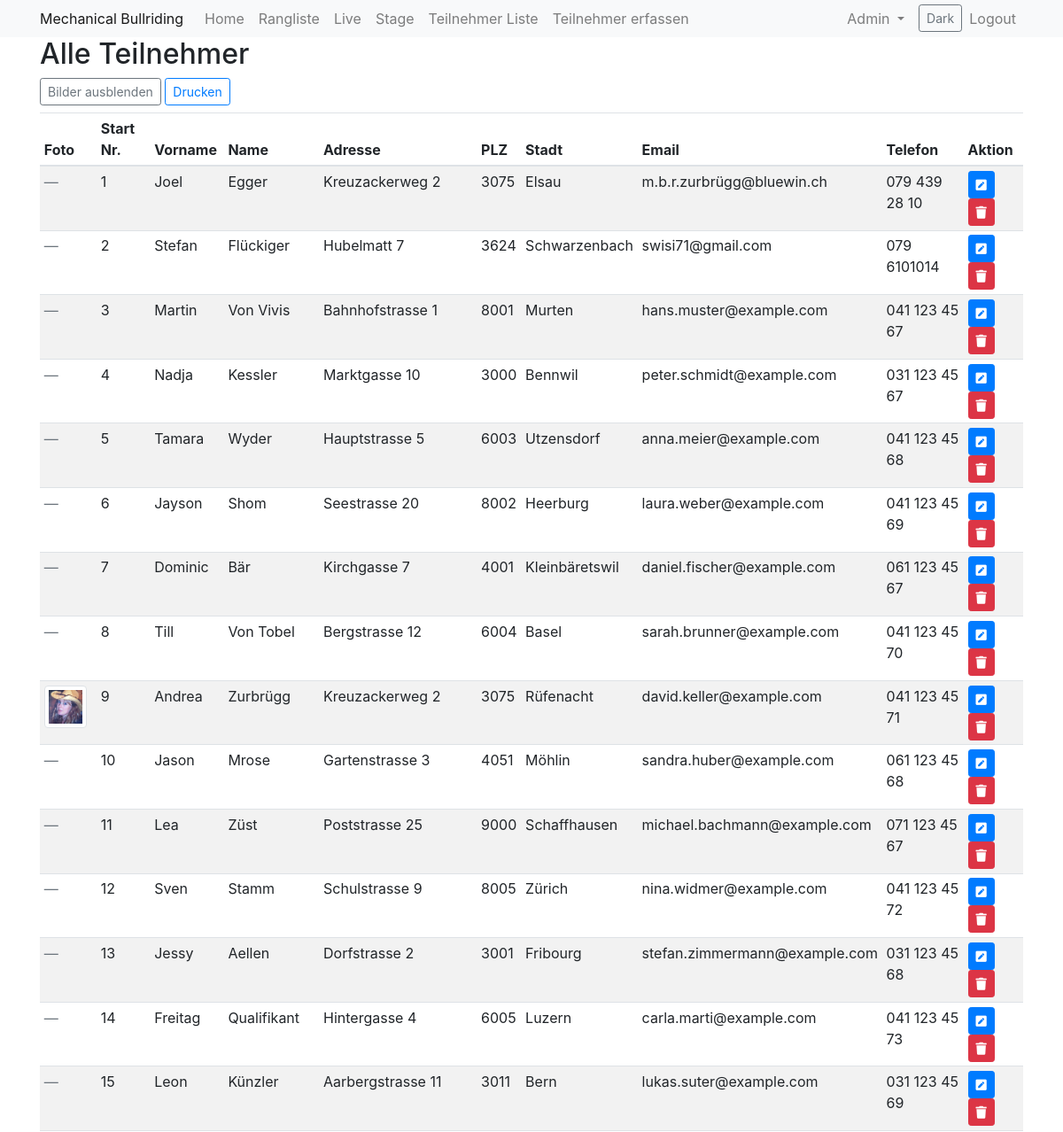
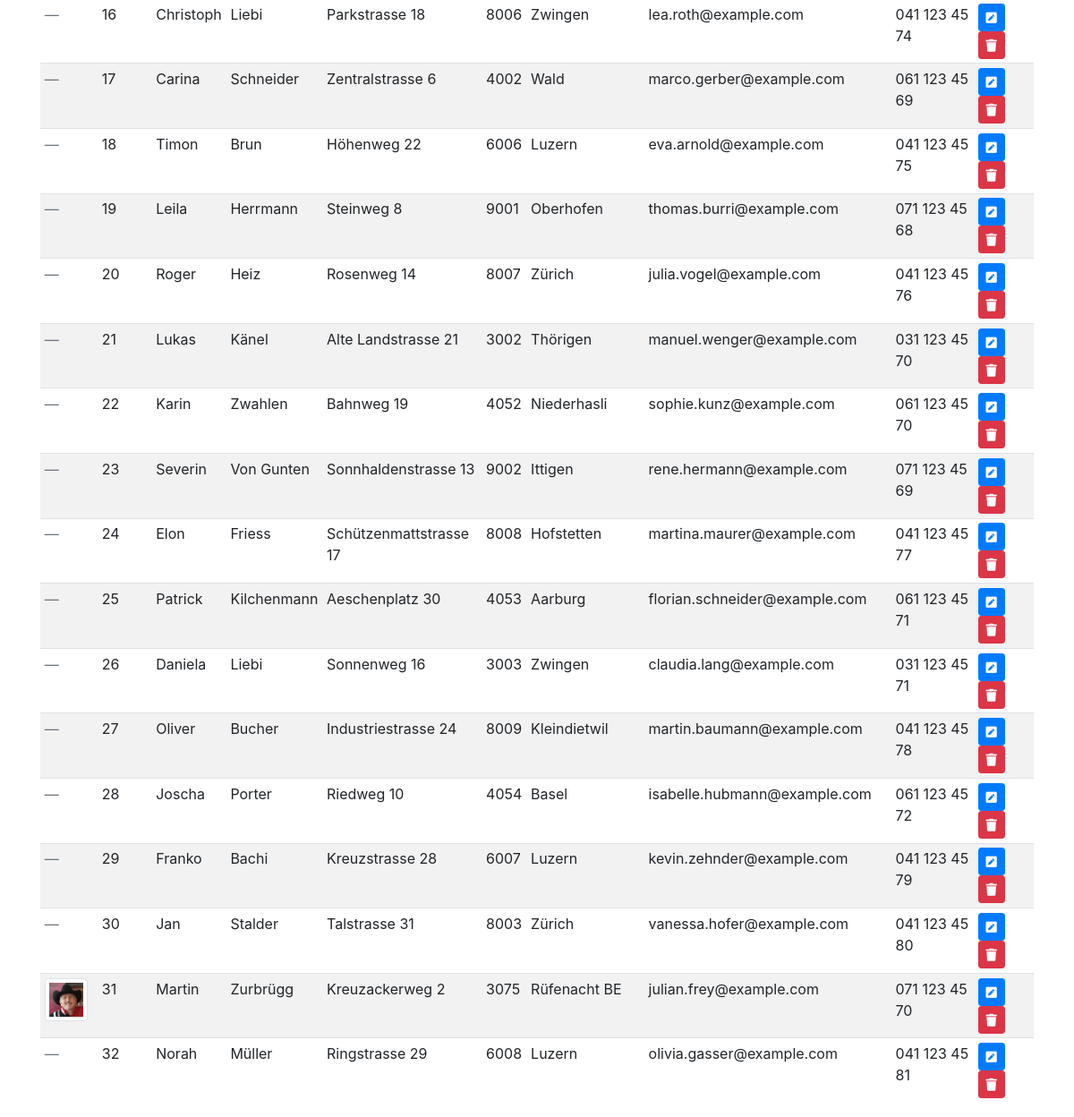
Page /participants (signed in) on the committed database (2 pictures, top to bottom).
### app/models.py (models this page shows, shortened)
class Participant(db.Model):
    id = db.Column(db.Integer, primary_key=True)
    active = db.Column(db.Boolean, default=False)
    start_nr = db.Column(db.Integer, nullable=True, unique=True)
    first_name = db.Column(db.String(64), nullable=False)
    last_name = db.Column(db.String(64), nullable=False)
    address = db.Column(db.String(128), nullable=False)
    postal_code = db.Column(db.String(10), nullable=False)
    city = db.Column(db.String(64), nullable=False)
    email = db.Column(db.String(120), nullable=True)
    phone = db.Column(db.String(20), nullable=True)
    photo = db.Column(db.String(256), nullable=True)
    time1 = db.Column(db.Float, nullable=True)
    time2 = db.Column(db.Float, nullable=True)
    time3 = db.Column(db.Float, nullable=True)
    time4 = db.Column(db.Float, nullable=True)
    time5 = db.Column(db.Float, nullable=True)
    time6 = db.Column(db.Float, nullable=True)
    round1_qualified = db.Column(db.Boolean, default=False)
    round2_qualified = db.Column(db.Boolean, default=False)
    round3_qualified = db.Column(db.Boolean, default=False)
    zwischenrunde_qualified = db.Column(db.Boolean, default=False)
    final_qualified = db.Column(db.Boolean, default=False)

### app/routes.py (the view)
@bp.route('/participants')
@login_required
def participant():
    participants = Participant.query.all()
    show_thumbs = request.args.get('thumbs', default='1')
    try:
        show_thumbs = False if str(show_thumbs) in ('0', 'false', 'False') else True
    except Exception:
        show_thumbs = True
    return render_template('participant.html', title='Alle Teilnehmer', participants=participants, show_thumbs=show_thumbs)

### app/models.py (called while the page is built)
@login.user_loader
def load_user(id):
    return User.query.get(int(id))

### app/templates/participant.html (shortened to what this page needs)
{% extends "base.html" %}
{% block content %}
  {% if current_user.is_authenticated %}
  <h2>Alle Teilnehmer</h2>
  <div class="mb-2 d-flex justify-content-between align-items-center">
    <div>
      <a href="{{ url_for('main.participant', thumbs=0 if show_thumbs else 1) }}" class="btn btn-sm btn-outline-secondary">
        {% if show_thumbs %}Bilder ausblenden{% else %}Bilder anzeigen{% endif %}
      </a>
      <button class="btn btn-sm btn-outline-primary" onclick="window.print()">Drucken</button>
    </div>
  </div>
  <table class="table table-striped table-sm">
    <thead>
      <tr>
        {% if show_thumbs %}<th>Foto</th>{% endif %}
        <th>Start Nr.</th>
        <th>Vorname</th>
        <th>Name</th>
        <th>Adresse</th>
        <th>PLZ</th>
        <th>Stadt</th>
        <th>Email</th>
        <th>Telefon</th>
        <th>Aktion</th>
      </tr>
    </thead>
    <tbody>
      {% for participant in participants %}
        <tr>
          {% if show_thumbs %}
          <td style="width:64px">
            {% if participant.photo %}
              <img src="{{ url_for('static', filename=participant.photo) }}" alt="Foto" class="img-thumbnail" style="width:48px;height:48px;object-fit:cover;">
            {% else %}
              <span class="text-muted">—</span>
            {% endif %}
          </td>
          {% endif %}
          <td>{{ participant.start_nr }}</td>
          <td>{{ participant.first_name }}</td>
          <td>{{ participant.last_name }}</td>
          <td>{{ participant.address }}</td>
          <td>{{ participant.postal_code }}</td>
          <td>{{ participant.city }}</td>
          <td>{{ participant.email }}</td>
          <td>{{ participant.phone }}</td>
          <td>
            <form action="{{ url_for('main.participant_edit', id=participant.id) }}" method="get" style="display:inline;">
              <button type="submit" class="btn btn-primary btn-sm">
                <i class="fas fa-pen-square"></i>
              </button>
            </form>
            <form action="{{ url_for('main.participant_delete', id=participant.id) }}" method="post" style="display:inline;">
              <button type="submit" class="btn btn-danger btn-sm">
                <i class="fas fa-trash"></i>
              </button>
            </form>
          </td>
        </tr>
      {% endfor %}
    </tbody>
  </table>
  {% else %}
    <p>Please Login!</p>
  {% endif %}
{% endblock %}

### rows in the picture
Participant: start_nr "1", first_name "Joel", last_name "Egger", address "Kreuzackerweg 2", postal_code "3075", city "Elsau", email "m.b.r.zurbrügg@bluewin.ch", phone "079 439 28 10"
Participant: start_nr "2", first_name "Stefan", last_name "Flückiger", address "Hubelmatt 7", postal_code "3624", city "Schwarzenbach", email "swisi71@gmail.com", phone "079 6101014"
Participant: start_nr "3", first_name "Martin", last_name "Von Vivis", address "Bahnhofstrasse 1", postal_code "8001", city "Murten", email "hans.muster@example.com", phone "041 123 45 67"
Participant: start_nr "4", first_name "Nadja", last_name "Kessler", address "Marktgasse 10", postal_code "3000", city "Bennwil", email "peter.schmidt@example.com", phone "031 123 45 67"
Participant: start_nr "5", first_name "Tamara", last_name "Wyder", address "Hauptstrasse 5", postal_code "6003", city "Utzensdorf", email "anna.meier@example.com", phone "041 123 45 68"
Participant: start_nr "6", first_name "Jayson", last_name "Shom", address "Seestrasse 20", postal_code "8002", city "Heerburg", email "laura.weber@example.com", phone "041 123 45 69"
Participant: start_nr "7", first_name "Dominic", last_name "Bär", address "Kirchgasse 7", postal_code "4001", city "Kleinbäretswil", email "daniel.fischer@example.com", phone "061 123 45 67"
Participant: start_nr "8", first_name "Till", last_name "Von Tobel", address "Bergstrasse 12", postal_code "6004", city "Basel", email "sarah.brunner@example.com", phone "041 123 45 70"
Participant: photo (picture), start_nr "9", first_name "Andrea", last_name "Zurbrügg", address "Kreuzackerweg 2", postal_code "3075", city "Rüfenacht", email "david.keller@example.com", phone "041 123 45 71"
Participant: start_nr "10", first_name "Jason", last_name "Mrose", address "Gartenstrasse 3", postal_code "4051", city "Möhlin", email "sandra.huber@example.com", phone "061 123 45 68"
Participant: start_nr "11", first_name "Lea", last_name "Züst", address "Poststrasse 25", postal_code "9000", city "Schaffhausen", email "michael.bachmann@example.com", phone "071 123 45 67"
Participant: start_nr "12", first_name "Sven", last_name "Stamm", address "Schulstrasse 9", postal_code "8005", city "Zürich", email "nina.widmer@example.com", phone "041 123 45 72"
Participant: start_nr "13", first_name "Jessy", last_name "Aellen", address "Dorfstrasse 2", postal_code "3001", city "Fribourg", email "stefan.zimmermann@example.com", phone "031 123 45 68"
Participant: start_nr "14", first_name "Freitag", last_name "Qualifikant", address "Hintergasse 4", postal_code "6005", city "Luzern", email "carla.marti@example.com", phone "041 123 45 73"
Participant: start_nr "15", first_name "Leon", last_name "Künzler", address "Aarbergstrasse 11", postal_code "3011", city "Bern", email "lukas.suter@example.com", phone "031 123 45 69"
Participant: start_nr "16", first_name "Christoph", last_name "Liebi", address "Parkstrasse 18", postal_code "8006", city "Zwingen", email "lea.roth@example.com", phone "041 123 45 74"
Participant: start_nr "17", first_name "Carina", last_name "Schneider", address "Zentralstrasse 6", postal_code "4002", city "Wald", email "marco.gerber@example.com", phone "061 123 45 69"
Participant: start_nr "18", first_name "Timon", last_name "Brun", address "Höhenweg 22", postal_code "6006", city "Luzern", email "eva.arnold@example.com", phone "041 123 45 75"
Participant: start_nr "19", first_name "Leila", last_name "Herrmann", address "Steinweg 8", postal_code "9001", city "Oberhofen", email "thomas.burri@example.com", phone "071 123 45 68"
Participant: start_nr "20", first_name "Roger", last_name "Heiz", address "Rosenweg 14", postal_code "8007", city "Zürich", email "julia.vogel@example.com", phone "041 123 45 76"
Participant: start_nr "21", first_name "Lukas", last_name "Känel", address "Alte Landstrasse 21", postal_code "3002", city "Thörigen", email "manuel.wenger@example.com", phone "031 123 45 70"
Participant: start_nr "22", first_name "Karin", last_name "Zwahlen", address "Bahnweg 19", postal_code "4052", city "Niederhasli", email "sophie.kunz@example.com", phone "061 123 45 70"
Participant: start_nr "23", first_name "Severin", last_name "Von Gunten", address "Sonnhaldenstrasse 13", postal_code "9002", city "Ittigen", email "rene.hermann@example.com", phone "071 123 45 69"
Participant: start_nr "24", first_name "Elon", last_name "Friess", address "Schützenmattstrasse 17", postal_code "8008", city "Hofstetten", email "martina.maurer@example.com", phone "041 123 45 77"
Participant: start_nr "25", first_name "Patrick", last_name "Kilchenmann", address "Aeschenplatz 30", postal_code "4053", city "Aarburg", email "florian.schneider@example.com", phone "061 123 45 71"
Participant: start_nr "26", first_name "Daniela", last_name "Liebi", address "Sonnenweg 16", postal_code "3003", city "Zwingen", email "claudia.lang@example.com", phone "031 123 45 71"
Participant: start_nr "27", first_name "Oliver", last_name "Bucher", address "Industriestrasse 24", postal_code "8009", city "Kleindietwil", email "martin.baumann@example.com", phone "041 123 45 78"
Participant: start_nr "28", first_name "Joscha", last_name "Porter", address "Riedweg 10", postal_code "4054", city "Basel", email "isabelle.hubmann@example.com", phone "061 123 45 72"
Participant: start_nr "29", first_name "Franko", last_name "Bachi", address "Kreuzstrasse 28", postal_code "6007", city "Luzern", email "kevin.zehnder@example.com", phone "041 123 45 79"
Participant: start_nr "30", first_name "Jan", last_name "Stalder", address "Talstrasse 31", postal_code "8003", city "Zürich", email "vanessa.hofer@example.com", phone "041 123 45 80"
Participant: photo (picture), start_nr "31", first_name "Martin", last_name "Zurbrügg", address "Kreuzackerweg 2", postal_code "3075", city "Rüfenacht BE", email "julian.frey@example.com", phone "071 123 45 70"
Participant: start_nr "32", first_name "Norah", last_name "Müller", address "Ringstrasse 29", postal_code "6008", city "Luzern", email "olivia.gasser@example.com", phone "041 123 45 81"

### other values in the picture
{{ site_name }} "Mechanical Bullriding"
